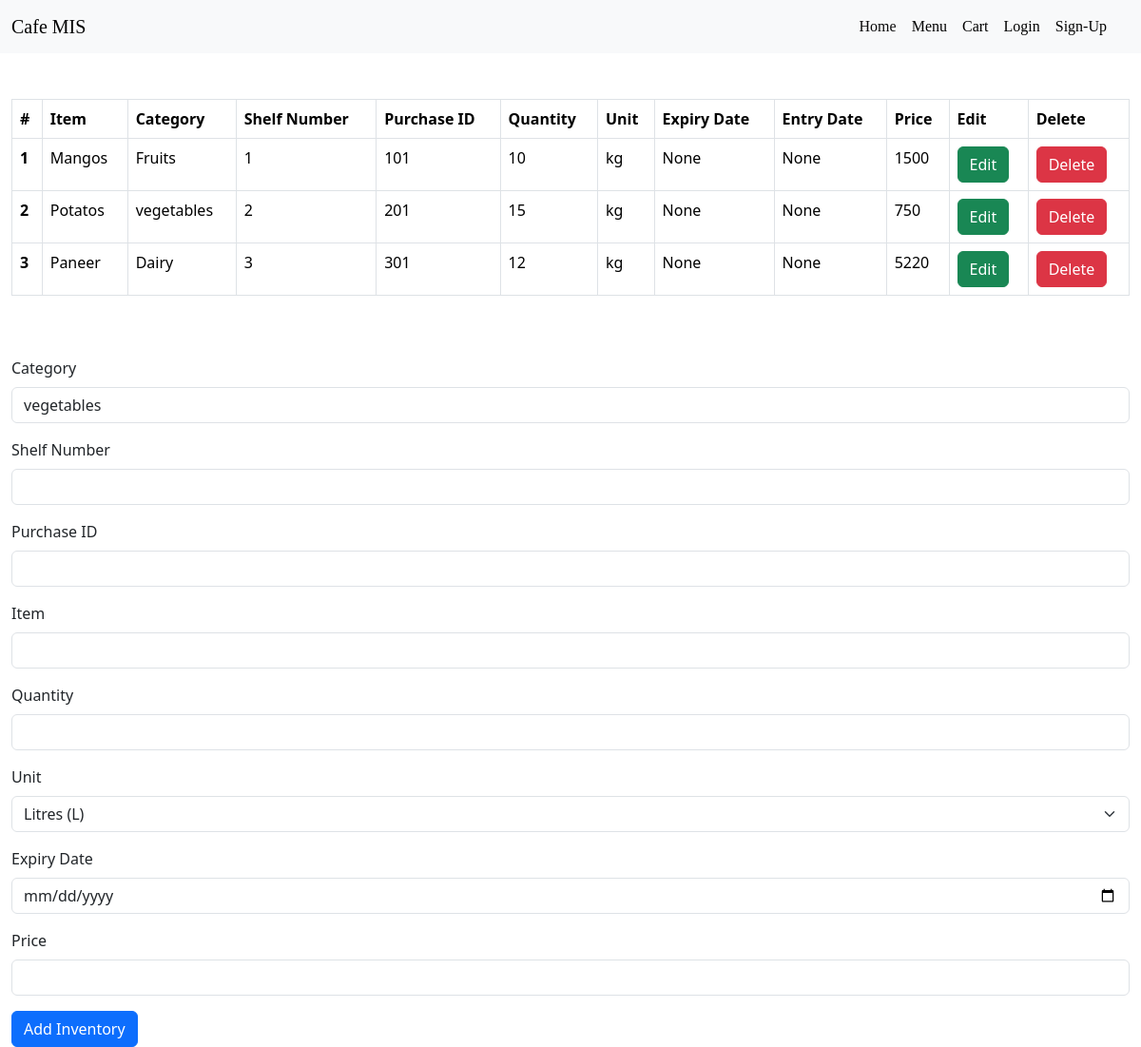
Before: /inventory/add/ with the older database file.
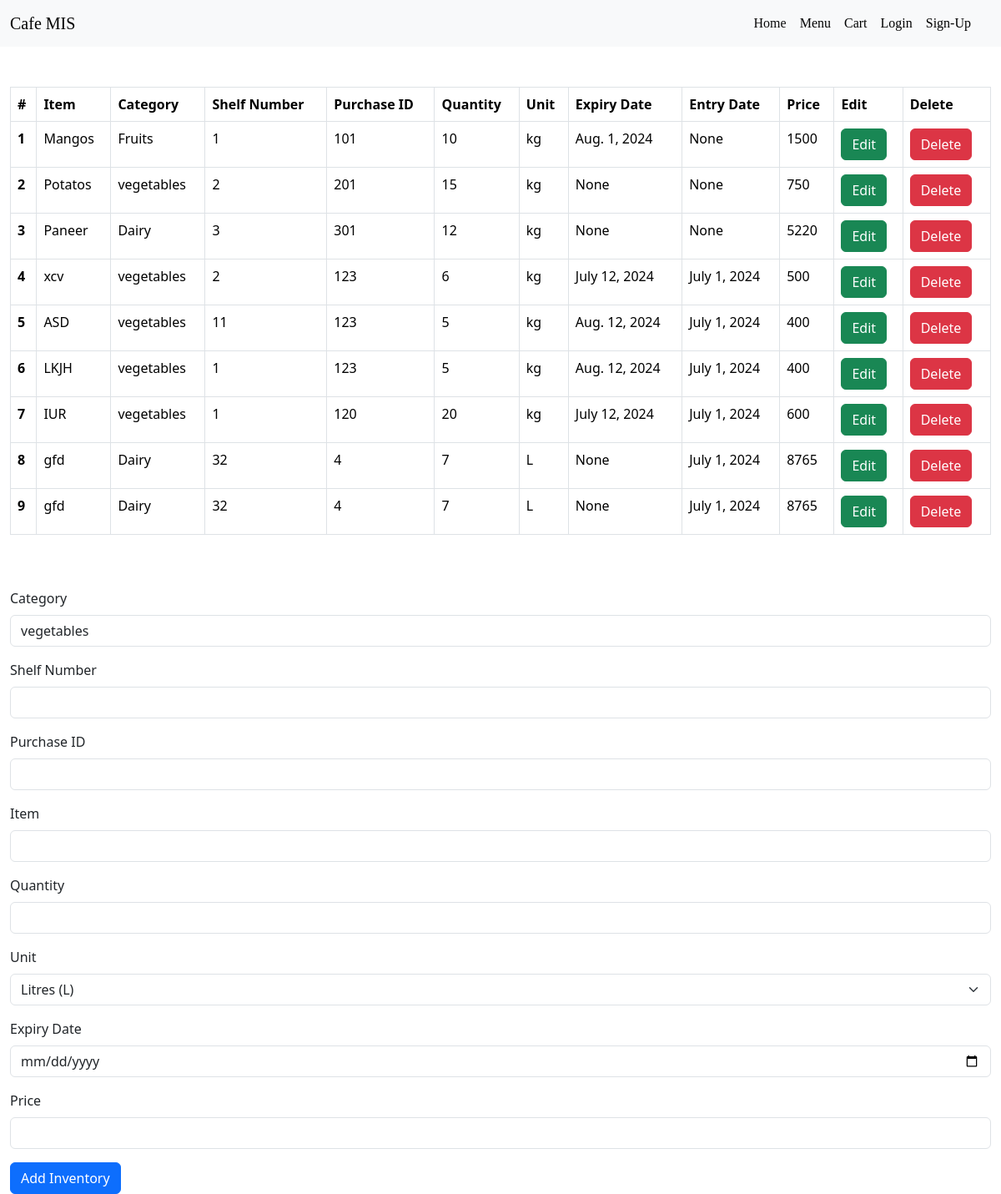
After: the same page with the newer database file.
### inventory/models.py (models this page shows)
class ainventory(models.Model):
    LITRES = 'L'
    MILLILITRES = 'mL'
    GRAMS = 'g'
    KILOGRAMS = 'kg'
    PACKETS = 'packets'
    UNIT_CHOICES = [
        (LITRES, 'Litres (L)'),
        (MILLILITRES, 'Millilitres (mL)'),
        (GRAMS, 'Grams (g)'),
        (KILOGRAMS, 'Kilograms (kg)'),
        (PACKETS, 'Packets'),
    ]
    inventory_category = models.ForeignKey(Icategory, on_delete=models.CASCADE, null=True, blank=True)
    shelf_number = models.IntegerField()
    purchase_id = models.IntegerField()
    item = models.CharField(max_length=50)
    quantity = models.IntegerField()
    unit = models.CharField(max_length=20, choices=UNIT_CHOICES)
    expiry_date = models.DateField(null=True)
    entry_date = models.DateField(auto_now_add=True,null=True)
    price = models.IntegerField()

class Icategory(models.Model):
    category_name = models.CharField(max_length=50, null=True, blank=True)

### inventory/views.py (the view, shortened to what this page needs)
# urls.py: path('add/', views.add_inventory, name='add_inventory'),
def add_inventory(request):
    inventory_items = ainventory.objects.all()
    categories = Icategory.objects.all()
    return render(request, 'inventory/add_inventory.html', {
        'inventory': inventory_items,
        'categories': categories,
        'unit_choices': ainventory.UNIT_CHOICES
    })

### template/inventory/add_inventory.html (shortened to what the changed rows need)
{% extends "customer/base.html" %}
{% load static %}
{% block page %}
<div class="container-fluid mt-5">
    <div class="row">
        <div class="col">
            <table class="table table-bordered">
                <thead>
                    <tr>
                        <th scope="col">#</th>
                        <th scope="col">Item</th>
                        <th scope="col">Category</th>
                        <th scope="col">Shelf Number</th>
                        <th scope="col">Purchase ID</th>
                        <th scope="col">Quantity</th>
                        <th scope="col">Unit</th>
                        <th scope="col">Expiry Date</th>
                        <th scope="col">Entry Date</th>
                        <th scope="col">Price</th>
                        <th scope="col">Edit</th>
                        <th scope="col">Delete</th>
                    </tr>
                </thead>
                <tbody>
                    {% for item in inventory %}
                    <tr>
                        <th scope="row">{{ item.id }}</th>
                        <td>{{ item.item }}</td>
                        <td>{{ item.inventory_category.category_name }}</td>
                        <td>{{ item.shelf_number }}</td>
                        <td>{{ item.purchase_id }}</td>
                        <td>{{ item.quantity }}</td>
                        <td>{{ item.unit }}</td>
                        <td>{{ item.expiry_date }}</td>
                        <td>{{ item.entry_date }}</td>
                        <td>{{ item.price }}</td>
                        <td>
                            <a href='/inventory/iupdate/{{item.id}}' class="btn btn-success">Edit</a>
                        </td>
                        <td>
                            <a href="/inventory/idelete/{{item.id}}" class="btn btn-danger">Delete</a>
                        </td>
                    </tr>
                    {% endfor %}
                </tbody>
            </table>
        </div>
    </div>
</div>
{% endblock page %}

Changed rows visible on the page:
changed ainventory "Mangos": expiry_date "None" → "Aug. 1, 2024"
added ainventory: id "4", item "xcv", inventory_category.category_name "vegetables", shelf_number "2", purchase_id "123", quantity "6", unit "kg", expiry_date "July 12, 2024", entry_date "July 1, 2024", price "500"
added ainventory: id "5", item "ASD", inventory_category.category_name "vegetables", shelf_number "11", purchase_id "123", quantity "5", unit "kg", expiry_date "Aug. 12, 2024", entry_date "July 1, 2024", price "400"
added ainventory: id "6", item "LKJH", inventory_category.category_name "vegetables", shelf_number "1", purchase_id "123", quantity "5", unit "kg", expiry_date "Aug. 12, 2024", entry_date "July 1, 2024", price "400"
added ainventory: id "7", item "IUR", inventory_category.category_name "vegetables", shelf_number "1", purchase_id "120", quantity "20", unit "kg", expiry_date "July 12, 2024", entry_date "July 1, 2024", price "600"
added ainventory: id "8", item "gfd", inventory_category.category_name "Dairy", shelf_number "32", purchase_id "4", quantity "7", unit "L", expiry_date "None", entry_date "July 1, 2024", price "8765"
added ainventory: id "9", item "gfd", inventory_category.category_name "Dairy", shelf_number "32", purchase_id "4", quantity "7", unit "L", expiry_date "None", entry_date "July 1, 2024", price "8765"
